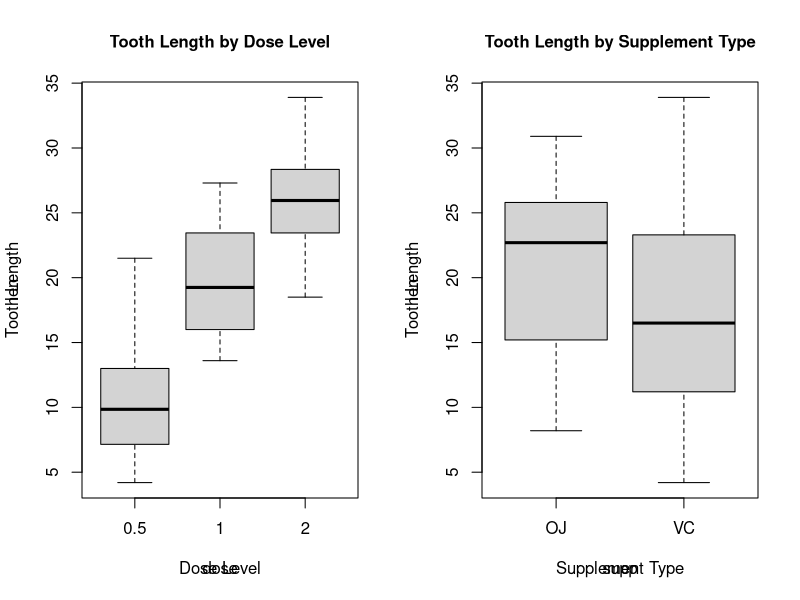

Generate this figure with R:
## ---- chunk 1
knitr::opts_chunk$set(echo = TRUE)
## ---- chunk 2
library(datasets)
data(ToothGrowth)
str(ToothGrowth)
## ---- chunk 3
par(mfrow=c(1, 2))
boxplot(len ~ dose, ToothGrowth)
title(main = list("Tooth Length by Dose Level", cex=1), 
      xlab = "Dose Level", ylab = "Tooth Length")
boxplot(len ~ supp, ToothGrowth)
title(main = list("Tooth Length by Supplement Type", cex = 1), 
      xlab = "Supplement Type", ylab = "Tooth Length")
## ---- chunk 4
len_dose_0.5 <- subset(ToothGrowth, dose == 0.5)$len
len_dose_1 <- subset(ToothGrowth, dose == 1)$len

test_dose_1 <- t.test(len_dose_1, len_dose_0.5, paired = FALSE,
                          var.equal = FALSE, alternative = "greater")

print(paste("p-value:", test_dose_1$p.value))
print(paste("95% confidence interval:", paste(test_dose_1$conf.int[1], 
                                              test_dose_1$conf.int[2])))
## ---- chunk 5
len_dose_2 <- subset(ToothGrowth, dose == 2)$len

test_dose_2 <- t.test(len_dose_2, len_dose_1, paired = FALSE,
                        var.equal = FALSE, alternative = "greater")

print(paste("p-value:", test_dose_2$p.value))
print(paste("95% confidence interval:", paste(test_dose_2$conf.int[1],
                                              test_dose_2$conf.int[2])))
## ---- chunk 6
len_oj <- subset(ToothGrowth, supp == "OJ")$len
len_vc <- subset(ToothGrowth, supp == "VC")$len

test_supp <- t.test(len_oj, len_vc, paired = FALSE,
                    var.equal = FALSE, alternative = "two.sided")

print(paste("p-value:", test_supp$p.value))
print(paste("95% confidence interval:", paste(test_supp$conf.int[1],
                                              test_supp$conf.int[2])))
